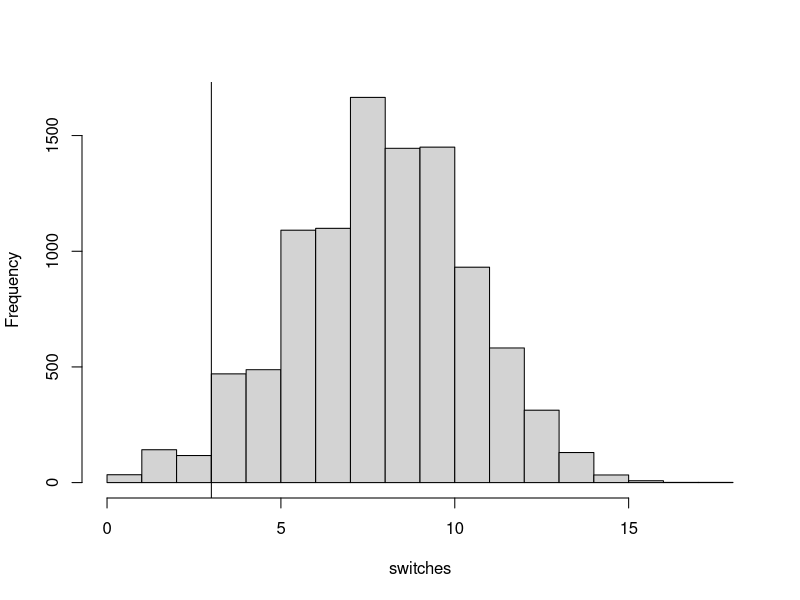
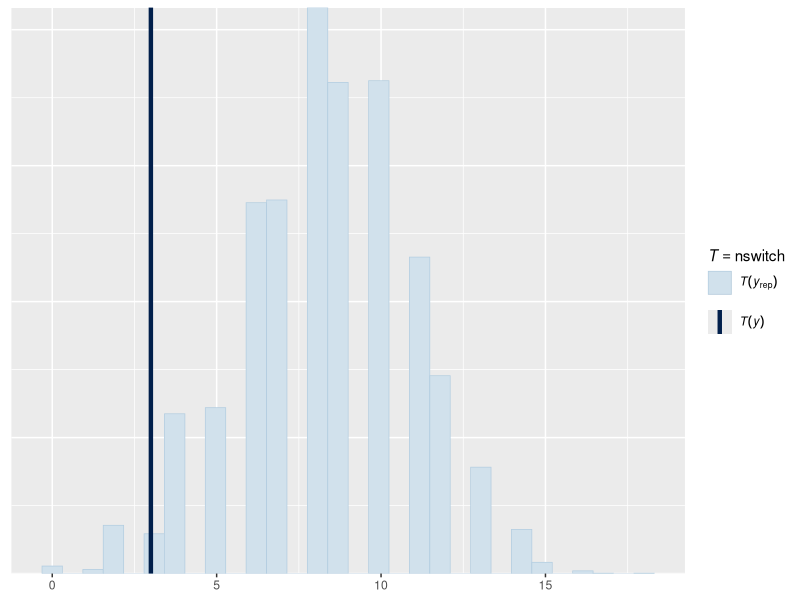

Source code (R) for these figures, in order:
# use bayesplot for posterior predictive check
library(bayesplot)

# Check independence of binomial trials

# Data distribution: y|theta ~ Binomial(n, theta)
# Prior distribution: theta ~ U(0, 1)
# Postieor distribution:
# theta |y ~ Beta(sum(y) + 1, n - sum(y) + 1)

#observed data
y = c(1, 1, 0, 0, 0, 0, 0, 1, 1, 1, 1, 1, 0, 0, 0, 0, 0, 0, 0, 0)

# other information
sumy = sum(y)
n = length(y)
B = 1e4 #10000 samples

# sample from posterior distribution of theta
theta = rbeta(B, sumy + 1, n - sumy + 1)

# number of switches between 0 and 1 using rle
# (run length encoding) function
nswitch = function(x) length(rle(x)$values) - 1

# generate yrep
yrep = matrix(0, nrow = B, ncol = n)
for (i in 1:B) {
  # sample n bernoulli trials with success probability theta[i]
  yrep[i, ] = rbinom(n, size = 1, prob = theta[i])
}

nswitch_y = nswitch(y)
nswitch_yrep = apply(yrep, 1, nswitch)

# posterior predictive probability
(sum(nswitch_yrep >= nswitch_y) + 1)/(B + 1)

# histogram of number of switches for yrep
# compared to observed value
hist(nswitch_yrep, xlab = "switches", main = "")
abline(v = nswitch_y)

ppc_stat(y, yrep, stat = nswitch)
